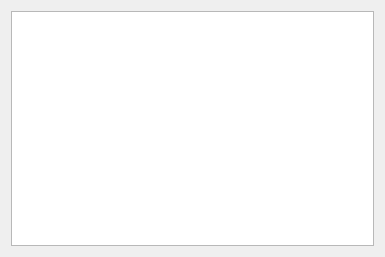
<?xml version="1.0" encoding="UTF-8"?>
<ui version="4.0">
 <class>Inventory</class>
 <widget class="QWidget" name="Inventory">
  <property name="geometry">
   <rect>
    <x>0</x>
    <y>0</y>
    <width>385</width>
    <height>257</height>
   </rect>
  </property>
  <property name="windowTitle">
   <string>Inventory</string>
  </property>
  <layout class="QHBoxLayout" name="horizontalLayout">
   <item>
    <widget class="QTableView" name="tableView"/>
   </item>
  </layout>
 </widget>
 <layoutdefault spacing="6" margin="11"/>
 <resources/>
 <connections/>
</ui>
